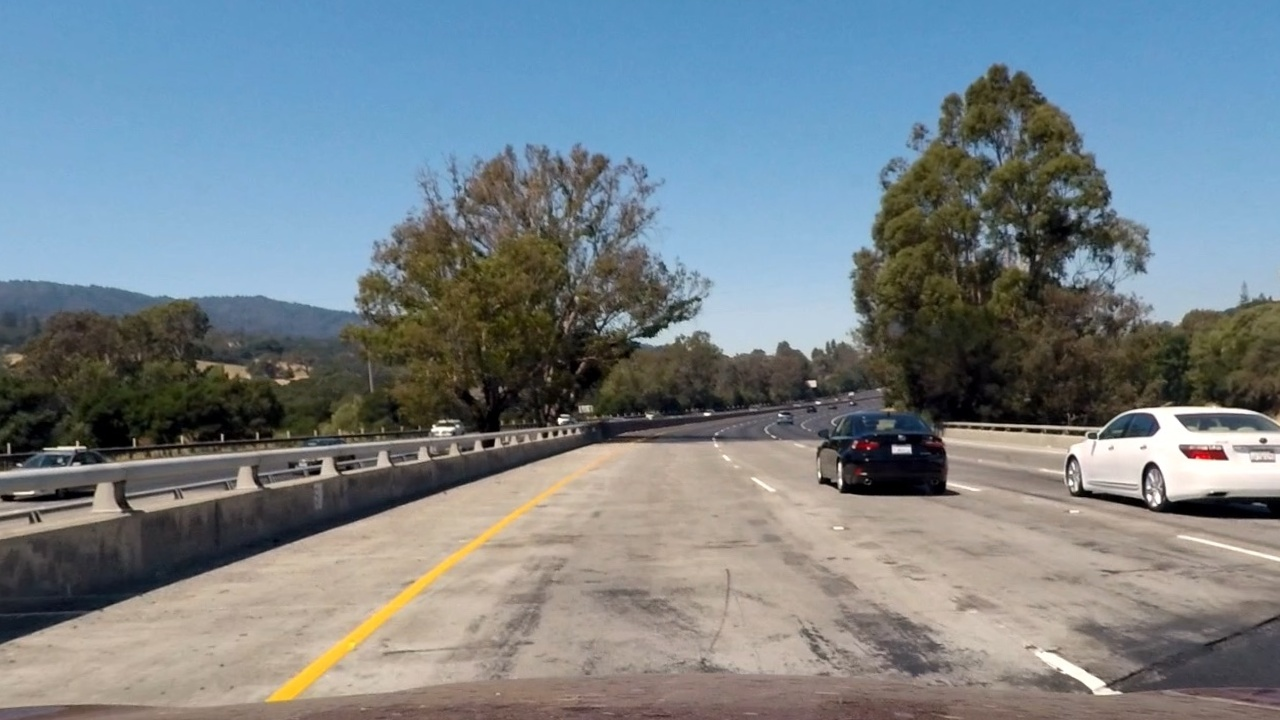
#> input picture output_images/test1_undistorted.jpg, 1280 x 720 px
$ python perspective.py
#> lines starting #> are read from the running program, lines starting #| are printed output that depends on the picture; pictures that were not available may be replaced by others from this repository, and a replacement may not be noted
### advanced_lanes/utility.py
from pathlib import Path


def get_output_folder_path():
    return Path(__file__).resolve().parents[1].joinpath("output_images")

def get_input_path(file):
#> further down, img is the input picture: shape (720, 1280, 3); mean B, G, R 136.2, 130, 119.3
    return Path(__file__).resolve().parents[1].joinpath(file)

### advanced_lanes/perspective.py
import numpy as np
import cv2
import matplotlib.pyplot as plt
import matplotlib.image as mpimg
from matplotlib.patches import Polygon

from utility import get_input_path, get_output_folder_path


def reverse_warp(img, matrix):
    img_size = (img.shape[1], img.shape[0])
    warped = cv2.warpPerspective(img, matrix, img_size, flags=cv2.WARP_INVERSE_MAP)
    return warped


def warp_image(img, show_points=False):
#> called with show_points = True
    img_size = (img.shape[1], img.shape[0])
#> img_size = (1280, 720)
    # src_points = np.float32(
    #     [
    #         [(img_size[0] / 2) - 55, img_size[1] / 2 + 100],
    #         [((img_size[0] / 6) - 10), img_size[1] - 50],
    #         [(img_size[0] * 5 / 6) + 60, img_size[1] - 50],
    #         [(img_size[0] / 2 + 55), img_size[1] / 2 + 100],
    #     ]
    # )
    # dest_points = np.float32(
    #     [
    #         [(img_size[0] / 4), 0],
    #         [(img_size[0] / 4), img_size[1]],
    #         [(img_size[0] * 3 / 4), img_size[1]],
    #         [(img_size[0] * 3 / 4), 0],
    #     ]
    # )
    src_points = np.float32([[690, 450], [1110, img_size[1]], [175, img_size[1]], [595, 450]])

    offset = 300
    dest_points = np.float32(
        [[img_size[0] - offset, 0], [img_size[0] - offset, img_size[1]], [offset, img_size[1]], [offset, 0]]
    )
    # for p in src_points:
    #     cv2.circle(img, tuple(p), radius=0, color=(0, 0, 255), thickness=10)
    M = cv2.getPerspectiveTransform(src_points, dest_points)
    warped = cv2.warpPerspective(img, M, img_size, flags=cv2.INTER_LINEAR)
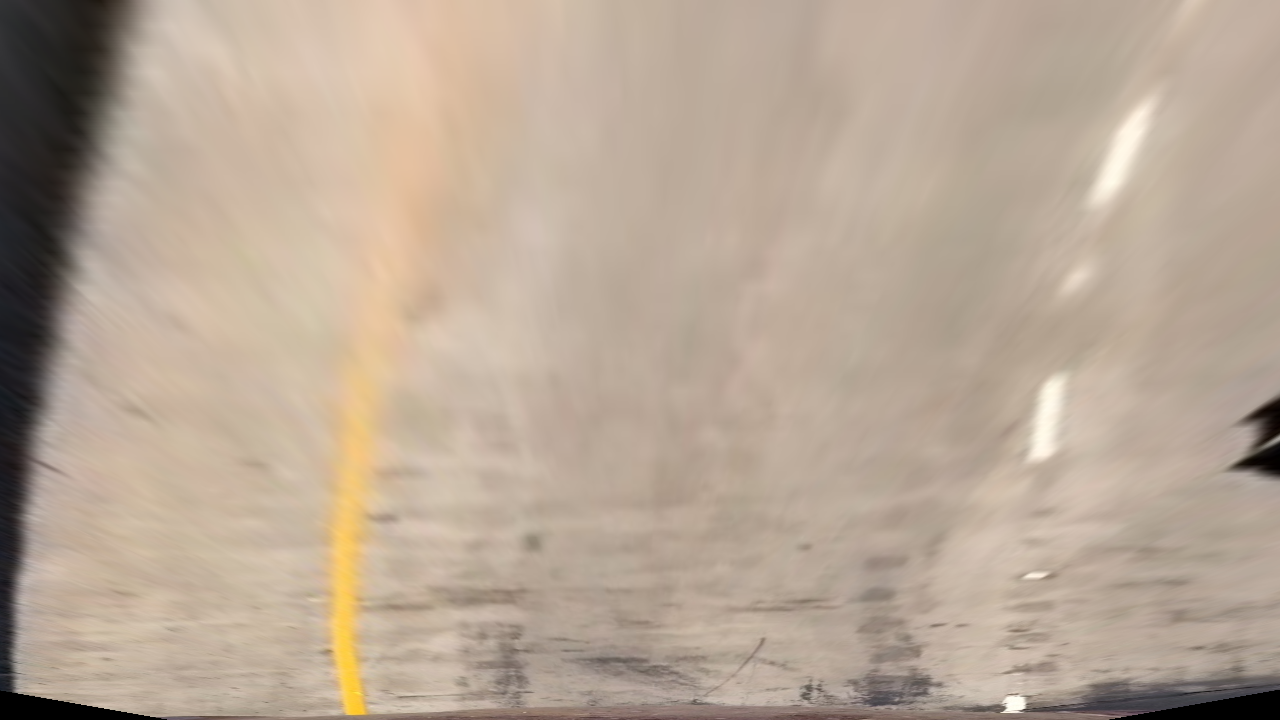
#> warped: shape (720, 1280, 3); mean R, G, B 183.5, 166.4, 149.6
    if show_points:
        fig, ax = plt.subplots(2)

        ax[0].plot(Polygon(src_points).get_xy()[:, 0], Polygon(src_points).get_xy()[:, 1], color="red")
        ax[0].imshow(img)

        ax[1].plot(Polygon(dest_points).get_xy()[:, 0], Polygon(dest_points).get_xy()[:, 1], color="red")
        ax[1].imshow(warped)
    return warped, M


if __name__ == "__main__":
    test_images = get_input_path("test_images").glob("*.jpg")

    for i, test_image_path in enumerate(test_images):
        test_image_path = get_input_path("output_images").joinpath("test1_undistorted.jpg")
        img = cv2.imread(str(test_image_path))
        img_rgb = cv2.cvtColor(img, cv2.COLOR_BGR2RGB)

        warped, M = warp_image(img_rgb, True)
#> M = [[-0.521, -1.53, 974.8], [2.05e-16, -1.91, 859.8], [2.9e-19, -0.00238, 1]]
        fig, ax = plt.subplots(2)
        ax[0].imshow(img_rgb)
        ax[0].set_title("Unwarped image")

        ax[1].imshow(warped)
        ax[1].set_title("Warped image")

        if i == 0:
            #     plt.imsave(str(get_output_folder_path().joinpath(f"{test_image_path.stem}.jpg")), img)
            plt.imsave(str(get_output_folder_path().joinpath(f"{test_image_path.stem}_warped.jpg")), warped)
        break
    plt.show()
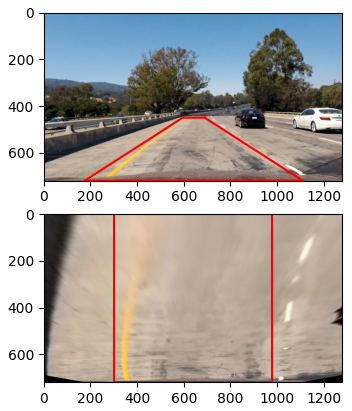
#> figure drawn by matplotlib, 2 panels
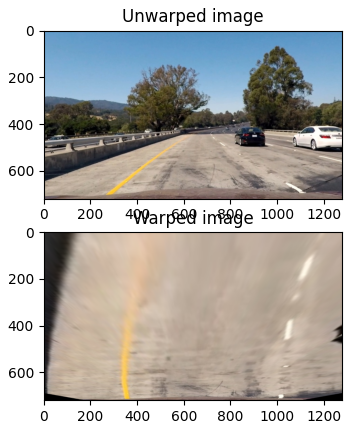
#> figure drawn by matplotlib, 2 panels
